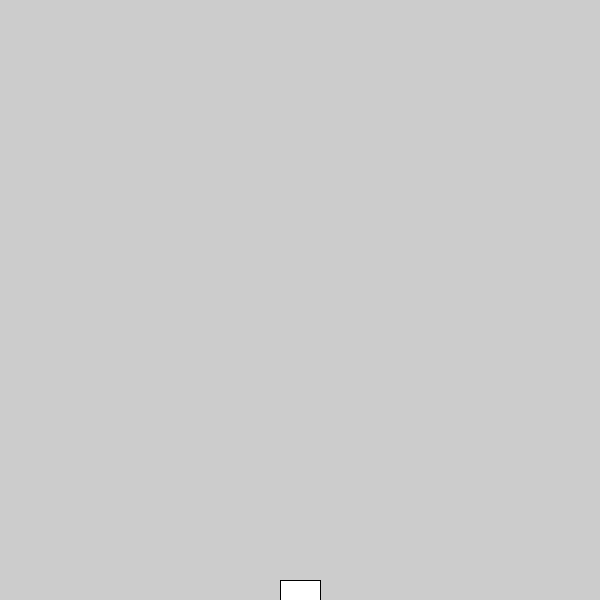
Frame 1 (no input)
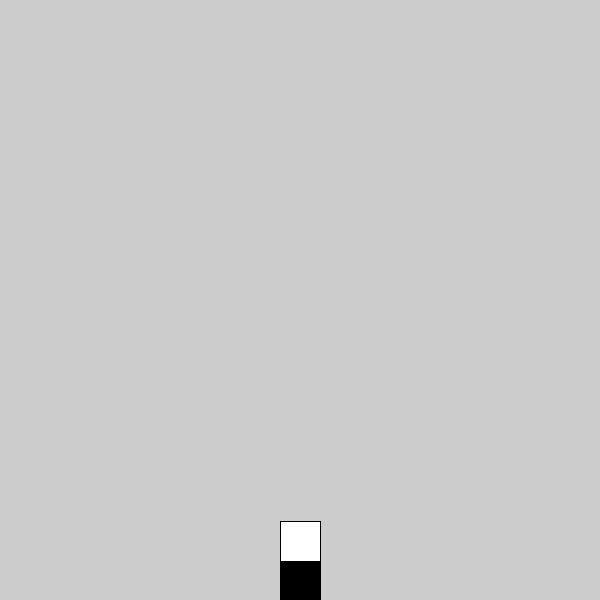
Frame 60 (the mouse pressed at the canvas centre just before this capture)
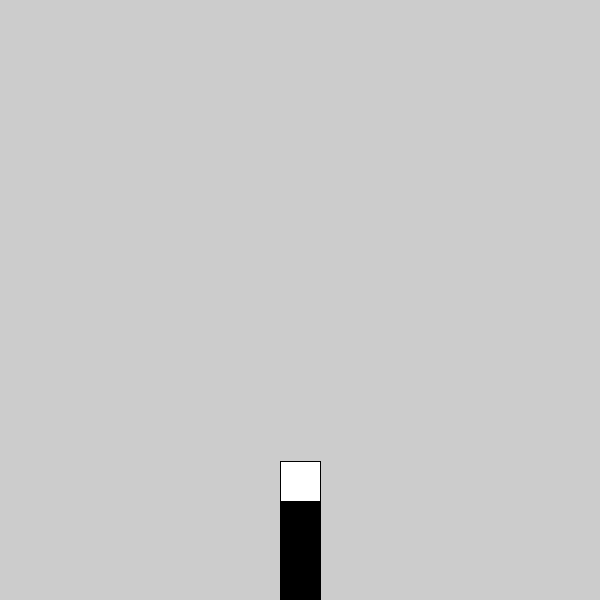
Frame 120 (the mouse held since frame 60 and released just before this capture)

The Processing sketch that drew these frames (run headless with seeded random() and noise(); from frame 60 on, the mouse is pressed at the canvas centre):

// Processing sketch: mouseSquareClass
// ── mouseSquareClass.pde
mouseSquare s1 ;

void setup(){
  size(600,600);
  rectMode(CENTER);
  //print(s1);
  s1 = new mouseSquare(width/2, height);
}

void draw(){
  //if (s1 != null){
    s1.display();
    s1.rise();
  //}
}

//void mouseClicked(){
//  s1 = new mouseSquare(mouseX, mouseY);
//}

class mouseSquare {
  //variables
  float xpos ;
  float ypos ;
  
  //constructor
  mouseSquare(float x, float y){
    xpos = x ;
    ypos = y ;
  }
  
  void display(){
    rect(xpos, ypos, 40, 40);
  }
  
  //methods
  void rise(){
    ypos = ypos - 1 ;
    //print(ypos);
  }
  
}
